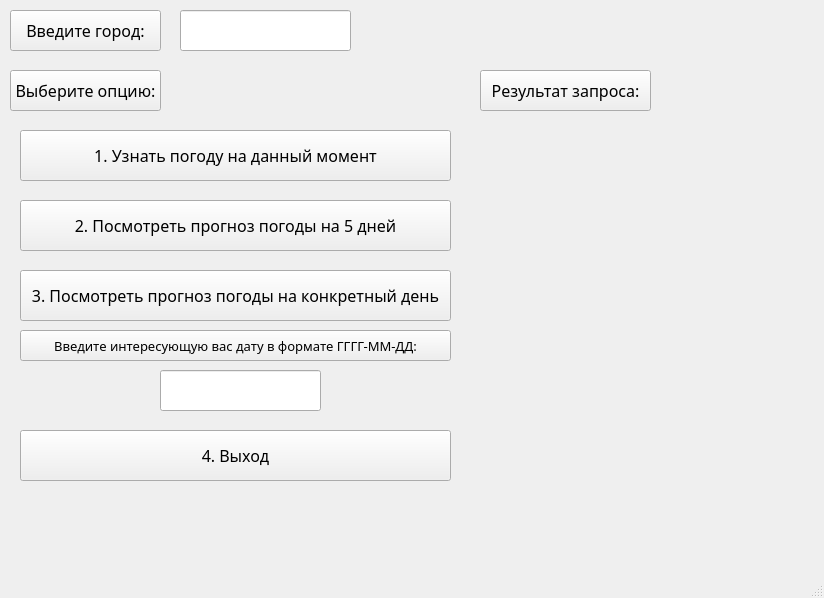
<?xml version="1.0" encoding="UTF-8"?>
<ui version="4.0">
 <class>MainWindow</class>
 <widget class="QMainWindow" name="MainWindow">
  <property name="geometry">
   <rect>
    <x>0</x>
    <y>0</y>
    <width>824</width>
    <height>598</height>
   </rect>
  </property>
  <property name="windowTitle">
   <string>MainWindow</string>
  </property>
  <widget class="QWidget" name="centralwidget">
   <widget class="QPushButton" name="currentWeather">
    <property name="geometry">
     <rect>
      <x>20</x>
      <y>130</y>
      <width>431</width>
      <height>51</height>
     </rect>
    </property>
    <property name="font">
     <font>
      <family>ISOCPEUR</family>
      <pointsize>12</pointsize>
     </font>
    </property>
    <property name="text">
     <string>1. Узнать погоду на данный момент</string>
    </property>
   </widget>
   <widget class="QLineEdit" name="lineEdit">
    <property name="geometry">
     <rect>
      <x>180</x>
      <y>10</y>
      <width>171</width>
      <height>41</height>
     </rect>
    </property>
    <property name="font">
     <font>
      <family>ISOCPEUR</family>
      <pointsize>14</pointsize>
     </font>
    </property>
   </widget>
   <widget class="QPushButton" name="fiveDayForecast">
    <property name="geometry">
     <rect>
      <x>20</x>
      <y>200</y>
      <width>431</width>
      <height>51</height>
     </rect>
    </property>
    <property name="font">
     <font>
      <family>ISOCPEUR</family>
      <pointsize>12</pointsize>
     </font>
    </property>
    <property name="text">
     <string>2. Посмотреть прогноз погоды на 5 дней</string>
    </property>
   </widget>
   <widget class="QPushButton" name="oneDayForecast">
    <property name="geometry">
     <rect>
      <x>20</x>
      <y>270</y>
      <width>431</width>
      <height>51</height>
     </rect>
    </property>
    <property name="font">
     <font>
      <family>ISOCPEUR</family>
      <pointsize>12</pointsize>
     </font>
    </property>
    <property name="text">
     <string>3. Посмотреть прогноз погоды на конкретный день</string>
    </property>
    <property name="autoRepeat">
     <bool>false</bool>
    </property>
   </widget>
   <widget class="QPushButton" name="exit">
    <property name="geometry">
     <rect>
      <x>20</x>
      <y>430</y>
      <width>431</width>
      <height>51</height>
     </rect>
    </property>
    <property name="font">
     <font>
      <family>ISOCPEUR</family>
      <pointsize>12</pointsize>
     </font>
    </property>
    <property name="text">
     <string>4. Выход</string>
    </property>
   </widget>
   <widget class="QLabel" name="label">
    <property name="geometry">
     <rect>
      <x>490</x>
      <y>160</y>
      <width>291</width>
      <height>311</height>
     </rect>
    </property>
    <property name="font">
     <font>
      <family>ISOCPEUR</family>
      <pointsize>14</pointsize>
     </font>
    </property>
    <property name="layoutDirection">
     <enum>Qt::LeftToRight</enum>
    </property>
    <property name="text">
     <string/>
    </property>
    <property name="alignment">
     <set>Qt::AlignCenter</set>
    </property>
   </widget>
   <widget class="QLineEdit" name="lineEdit_date">
    <property name="geometry">
     <rect>
      <x>160</x>
      <y>370</y>
      <width>161</width>
      <height>41</height>
     </rect>
    </property>
    <property name="font">
     <font>
      <family>ISOCPEUR</family>
      <pointsize>12</pointsize>
     </font>
    </property>
    <property name="alignment">
     <set>Qt::AlignCenter</set>
    </property>
   </widget>
   <widget class="QPushButton" name="currentWeather_2">
    <property name="geometry">
     <rect>
      <x>20</x>
      <y>330</y>
      <width>431</width>
      <height>31</height>
     </rect>
    </property>
    <property name="font">
     <font>
      <family>ISOCPEUR</family>
      <pointsize>10</pointsize>
     </font>
    </property>
    <property name="text">
     <string>Введите интересующую вас дату в формате ГГГГ-ММ-ДД:</string>
    </property>
   </widget>
   <widget class="QPushButton" name="pushButton">
    <property name="geometry">
     <rect>
      <x>10</x>
      <y>10</y>
      <width>151</width>
      <height>41</height>
     </rect>
    </property>
    <property name="font">
     <font>
      <family>ISOCPEUR</family>
      <pointsize>12</pointsize>
     </font>
    </property>
    <property name="text">
     <string>Введите город:</string>
    </property>
   </widget>
   <widget class="QPushButton" name="pushButton_2">
    <property name="geometry">
     <rect>
      <x>10</x>
      <y>70</y>
      <width>151</width>
      <height>41</height>
     </rect>
    </property>
    <property name="font">
     <font>
      <family>ISOCPEUR</family>
      <pointsize>12</pointsize>
     </font>
    </property>
    <property name="text">
     <string>Выберите опцию:</string>
    </property>
   </widget>
   <widget class="QPushButton" name="pushButton_4">
    <property name="geometry">
     <rect>
      <x>480</x>
      <y>70</y>
      <width>171</width>
      <height>41</height>
     </rect>
    </property>
    <property name="font">
     <font>
      <family>ISOCPEUR</family>
      <pointsize>12</pointsize>
     </font>
    </property>
    <property name="text">
     <string>Результат запроса:</string>
    </property>
   </widget>
  </widget>
  <widget class="QMenuBar" name="menubar">
   <property name="geometry">
    <rect>
     <x>0</x>
     <y>0</y>
     <width>824</width>
     <height>26</height>
    </rect>
   </property>
  </widget>
  <widget class="QStatusBar" name="statusbar"/>
 </widget>
 <resources/>
 <connections/>
</ui>
